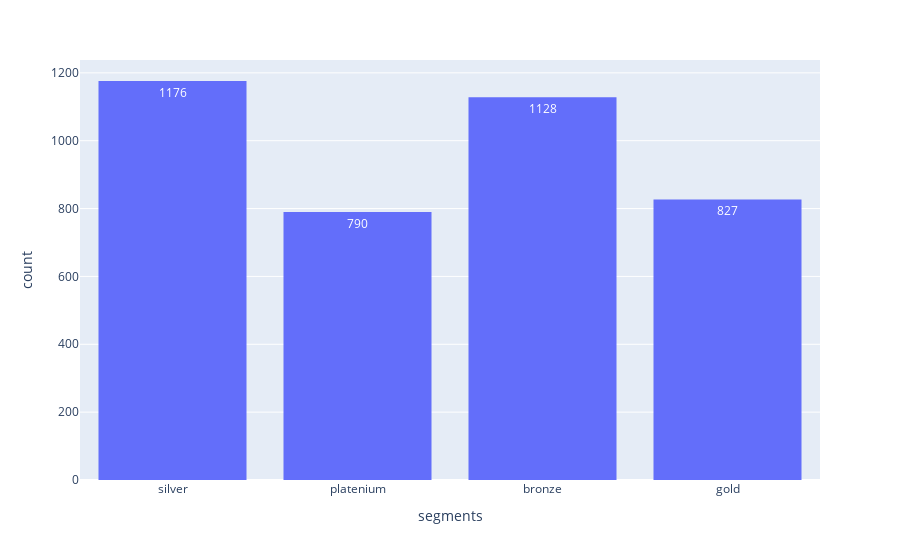

Source (notebook cell):
### Code cell
px.histogram(data_frame=rfm , x = 'segments' , text_auto=True )

### Figure 1 — Plotly figure (JSON) as saved in the notebook; plotly's stock layout.template omitted (floating-point values rounded to 4 significant figures; data arrays with more than 128 entries replaced by an {"elided": "..."} marker saying what was removed)
{"data": [{"alignmentgroup": "True", "bingroup": "x", "hovertemplate": "segments=%{x}<br>count=%{y}<extra></extra>", "legendgroup": "", "marker": {"color": "#636efa", "pattern": {"shape": ""}}, "name": "", "offsetgroup": "", "orientation": "v", "showlegend": false, "texttemplate": "%{value}", "type": "histogram", "x": {"elided": "3921 str values"}, "xaxis": "x", "yaxis": "y"}], "layout": {"autosize": true, "barmode": "relative", "legend": {"tracegroupgap": 0}, "margin": {"t": 60}, "xaxis": {"anchor": "y", "autorange": true, "domain": [0, 1], "range": [-0.5, 3.5], "title": {"text": "segments"}, "type": "category"}, "yaxis": {"anchor": "x", "autorange": true, "domain": [0, 1], "range": [0, 1238.0], "title": {"text": "count"}}}}
